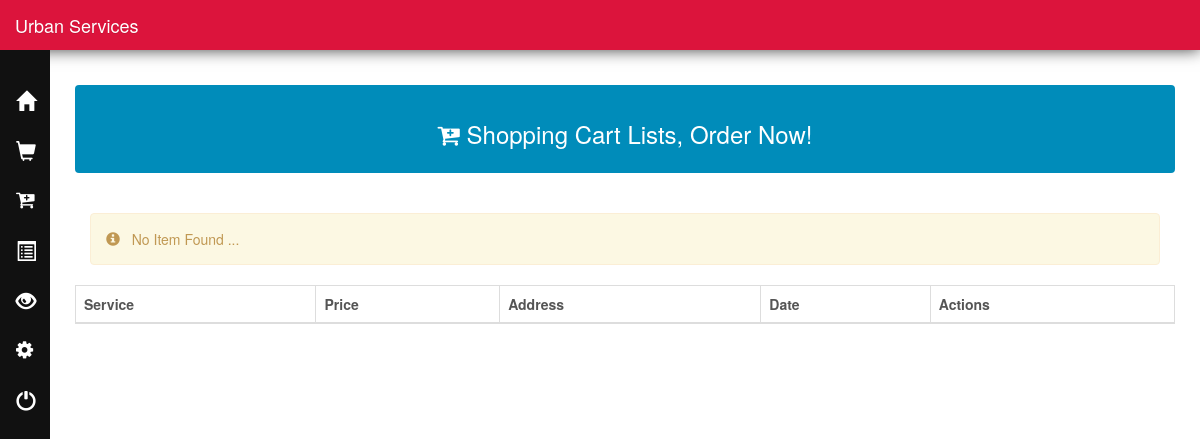
The app's page /Customers/cart_items.php (signed in), older data.
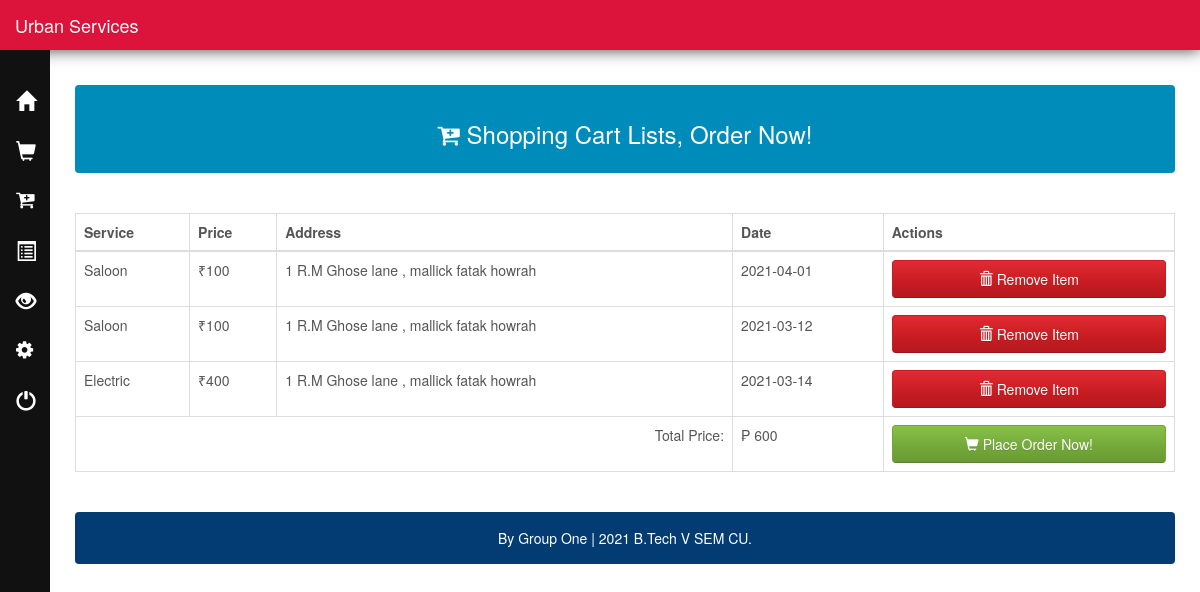
The same page, newer data.
### tables this page shows
CREATE TABLE `orderdetails` (
  `order_id` int(10) UNSIGNED NOT NULL,
  `order_name` varchar(50) NOT NULL,
  `c_email` varchar(50) NOT NULL DEFAULT '0',
  `sp_email` varchar(50) NOT NULL DEFAULT '',
  `order_add` varchar(255) NOT NULL DEFAULT '',
  `order_price` double NOT NULL DEFAULT '0',
  `order_status` varchar(45) NOT NULL DEFAULT '',
  `order_date` date NOT NULL DEFAULT '0000-00-00'
);

### Customers/cart_items.php (the view, shortened to what this page needs)
<?php
include("config.php");
extract($_SESSION);
$stmt_edit = $DB_con->prepare('SELECT * FROM customer WHERE c_email =:user_email');
$stmt_edit->execute(array(':user_email' => $user_email));
$edit_row = $stmt_edit->fetch(PDO::FETCH_ASSOC);
extract($edit_row);
?>
?><?php
include "nav.php"; ?>
        <div id="page-wrapper">
            <div class="alert alert-default" style="color:white;background-color:#008CBA">
                <center>
                    <h3> <span class="fa fa-cart-plus"></span> Shopping Cart Lists, Order Now!</h3>
                </center>
            </div>
            <br />
            <div class="table-responsive">
                <table class="display table table-bordered" id="example" cellspacing="0" width="100%">
                    <thead>
                        <tr>
                            <th>Service</th>
                            <th>Price</th>
                            <th>Address</th>
                            <th>Date</th>
                            <th>Actions</th>
                        </tr>
                    </thead>
                    <tbody>
                        <?php
include("config.php");
$stmt = $DB_con->prepare("SELECT * FROM orderdetails where order_status='Pending' and c_email='$user_email'");
$stmt->execute();
if ($stmt->rowCount() > 0) {
    while ($row = $stmt->fetch(PDO::FETCH_ASSOC)) {
        extract($row);
?>
                                <tr>
                                    <td><?php echo $order_name; ?></td>
                                    <td>&#8377;<?php echo $order_price; ?></td>
                                    <td><?php echo $order_add; ?></td>
                                    <td><?php echo $order_date; ?> </td>
                                    <td>
                                        <a class="btn btn-block btn-danger" href="?delete_id=<?php echo $row['order_id']; ?>" title="click for delete" onclick="return confirm('Are you sure to remove this item?')"><span class='glyphicon glyphicon-trash'></span> Remove Item</a>
                                    </td>
                                <?php
    }
    include("config.php");
    $stmt_edit = $DB_con->prepare("select sum(order_price) as totalx from orderdetails where c_email=:user_email and order_status='Pending'");
    $stmt_edit->execute(array(':user_email' => $user_email));
    $edit_row = $stmt_edit->fetch(PDO::FETCH_ASSOC);
    extract($edit_row);
    echo "<tr>";
    echo "<td colspan='3' align='right'>Total Price:";
    echo "</td>";
    echo "<td>&#8369; " . $totalx;
    echo "</td>";
    echo "<td>";
    echo "<a class='btn btn-block btn-success' href='?update_id=" . $user_email . "' ><span class='glyphicon glyphicon-shopping-cart'></span> Place Order Now!</a>";
    echo "</td>";
    echo "</tr>";
    echo "</tbody>";
    echo "</table>";
    echo "</div>";
    echo "<br />";
    echo '<div class="alert alert-default" style="background-color:#033c73;">
                <p style="color:white;text-align:center;">
                By Group One |  2021 B.Tech V SEM CU.
                </p>
                </div>
                </div>';
    echo "</div>";
}
else {
?>
                                <div class="col-xs-12">
                                    <div class="alert alert-warning">
                                        <span class="glyphicon glyphicon-info-sign"></span> &nbsp; No Item Found ...
                                    </div>
                                </div>
                            <?php
}
?>
            </div>
        </div>
    </div>
</body>
</html>

Row changes from the older to the newer data that the page shows:
added orderdetails: order_name "Saloon", order_price "100", order_add "1 R.M Ghose lane , mallick fatak howrah", order_date "2021-04-01"
added orderdetails: order_name "Saloon", order_price "100", order_add "1 R.M Ghose lane , mallick fatak howrah", order_date "2021-03-12"
added orderdetails: order_name "Electric", order_price "400", order_add "1 R.M Ghose lane , mallick fatak howrah", order_date "2021-03-14"
Text that changed along with them:
$totalx: (not shown) → "600"
text no longer shown: "No Item Found ..."
text now shown: "Total Price: ₱ Place Order Now! By Group One | 2021 B.Tech V SEM CU."
